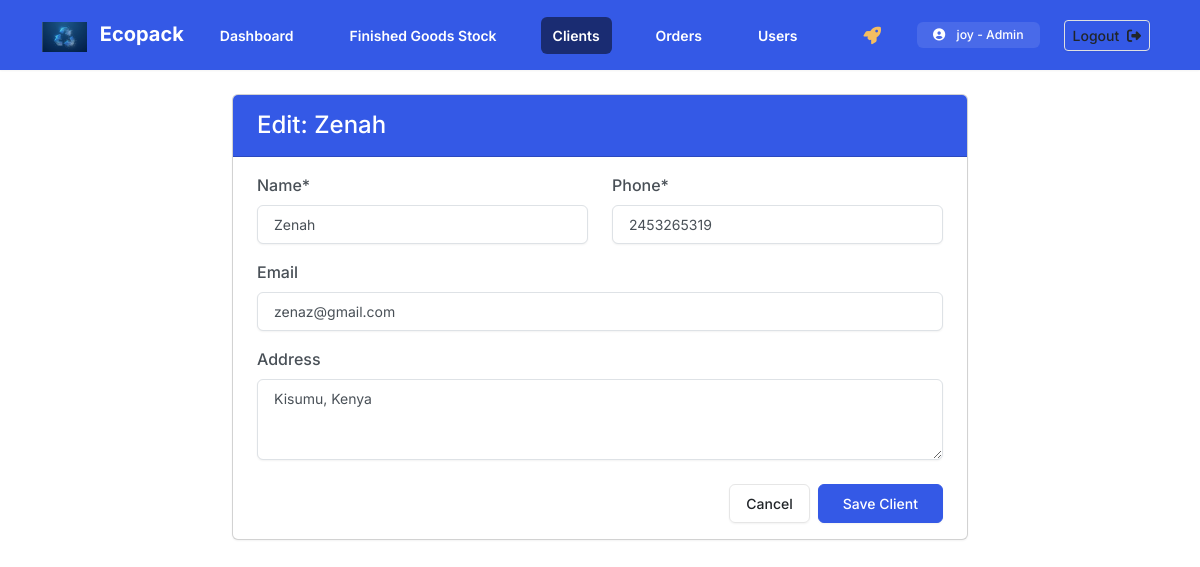
The app's page /clients/update/5/ (signed in) with its own data.
### inventory/models.py (models this page shows, shortened)
class Profile(models.Model):
    ROLE_CHOICES = [
        ('Admin', 'Admin'),
        ('Manager','Manager'),
        ('Staff', 'Staff'),
    ]
    user = models.OneToOneField(User, on_delete=models.CASCADE)
    role = models.CharField(max_length=10, choices=ROLE_CHOICES, default='Staff')

class Client(models.Model):
    name = models.CharField(max_length=100)
    phone = models.CharField(max_length=20)
    email = models.EmailField(blank=True, null=True)
    address = models.TextField(blank=True, null=True)
    created_at = models.DateTimeField(auto_now_add=True)

### inventory/views.py (the view)
# urls.py: path('clients/update/<int:pk>/', views.client_update, name='client_update'),
@login_required
def client_update(request, pk):
    client = get_object_or_404(Client, pk=pk)
    form = ClientForm(request.POST or None, instance=client)
    if form.is_valid():
        form.save()
        return redirect('client_list')
    return render(request, 'inventory/client_form.html', {'form': form, 'title': f'Edit: {client.name}'})

### inventory/forms.py
class ClientForm(forms.ModelForm):
    class Meta:
        model = Client
        fields = ['name', 'phone', 'email', 'address']
        widgets = {
            'address': forms.Textarea(attrs={'rows': 3}),
        }

### inventory/templates/inventory/client_form.html (shortened to what this page needs)
{% extends 'inventory/base.html' %}
{% load crispy_forms_tags %}
{% block content %}
<div class="row justify-content-center">
    <div class="col-md-8">
        <div class="card shadow">
            <div class="card-header bg-primary text-white">
                <h4 class="mb-0">{{ title }}</h4>
            </div>
            <div class="card-body">
                <form method="post">
                    <div class="row">
                        <div class="col-md-6">{{ form.name|as_crispy_field }}</div>
                        <div class="col-md-6">{{ form.phone|as_crispy_field }}</div>
                    </div>
                    {{ form.email|as_crispy_field }}
                    {{ form.address|as_crispy_field }}
                    <div class="d-flex justify-content-end mt-4 gap-2">
                        <a href="{% url 'client_list' %}" class="btn btn-outline-secondary">Cancel</a>
                        <button type="submit" class="btn btn-primary px-4">Save Client</button>
                    </div>
                </form>
            </div>
        </div>
    </div>
</div>
{% endblock %}

### inventory/templates/inventory/base.html (shortened to what this page needs)
{% load static %}
<!doctype html>
<html lang="en">
  <head>
    <link href="{% static 'css/bootstrap.min.css' %}" rel="stylesheet">
    <link rel="stylesheet" href="https://cdnjs.cloudflare.com/ajax/libs/font-awesome/6.4.0/css/all.min.css">
  </head>
  <body>
    <nav class="navbar navbar-expand-lg navbar-dark bg-primary mb-4 shadow">
      <div class="container">
        <a class="navbar-brand fw-bold" href="{% url 'dashboard' %}">
           <img src="{% static 'images/logo.jpg' %}" alt="Ecopack Logo" height="30" class="d-inline-block align-text-top me-2">
           Ecopack
        </a>
        <div class="collapse navbar-collapse" id="navbarNav">
          {% if user.is_authenticated %}
          <ul class="navbar-nav me-auto mb-2 mb-lg-0 fw-semibold gap-lg-3">
            {% url 'dashboard' as dash_url %}
            <li class="nav-item">
              <a class="nav-link {% if request.path == dash_url %}active{% endif %}" aria-current="page" href="{{ dash_url }}">Dashboard</a>
            </li>
            <li class="nav-item">
              <a class="nav-link {% if '/bags/' in request.path %}active{% endif %}" href="{% url 'bag_list' %}">Finished Goods Stock</a>
            </li>
            <li class="nav-item">
              <a class="nav-link {% if '/clients/' in request.path %}active{% endif %}" href="{% url 'client_list' %}">Clients</a>
            </li>
            <li class="nav-item">
              <a class="nav-link {% if '/orders/' in request.path %}active{% endif %}" href="{% url 'order_list' %}">Orders</a>
            </li>
            {% if user.profile.role == 'Admin' %}
            <li class="nav-item">
                <a class="nav-link {% if '/users/' in request.path %}active{% endif %}" href="{% url 'user_list' %}">Users</a>
            </li>
            {% endif %}
          </ul>
          <ul class="navbar-nav ms-auto align-items-center">
              <li class="nav-item me-3">
                <a class="nav-link text-warning" href="{% url 'feedback_create' %}" title="Request System Expansion">
                </a>
              </li>
              <li class="nav-item rounded bg-white bg-opacity-10 px-3 py-1 text-white d-flex align-items-center">
                <small><i class="fas fa-user-circle me-2"></i> {{ user.username }} - {{ user.profile.role }}</small>
              </li>
              <li class="nav-item ms-3">
                <form action="{% url 'logout' %}" method="post">
                <button type="submit" class="btn btn-outline-light btn-sm">Logout <i class="fas fa-sign-out-alt ms-1"></i></button>
                </form>
              </li>
          </ul>
          {% endif %}
        </div>
      </div>
    </nav>
    <div class="container">
        {% block content %}{% endblock %}
    </div>
  </body>
</html>

### records on screen
Client: name "Zenah", phone "2453265319", email "zenaz@gmail.com", address "Kisumu, Kenya"

### other values on screen
{{ user.username }} "joy"
{{ user.profile.role }} "Admin"
{{ title }} "Edit: Zenah"
